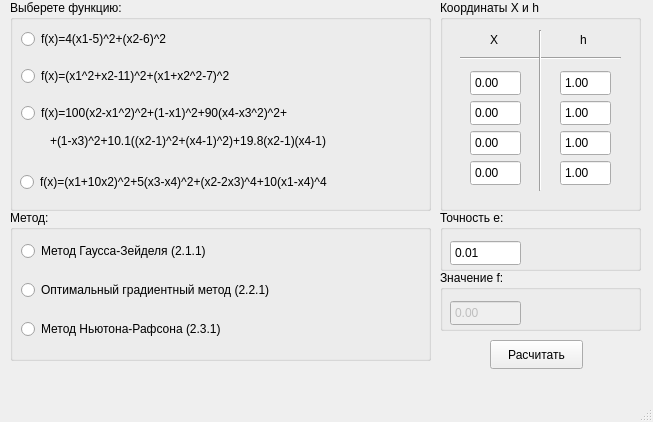
<?xml version="1.0" encoding="UTF-8"?>
<ui version="4.0">
 <class>MainWindow</class>
 <widget class="QMainWindow" name="MainWindow">
  <property name="geometry">
   <rect>
    <x>0</x>
    <y>0</y>
    <width>653</width>
    <height>422</height>
   </rect>
  </property>
  <property name="windowTitle">
   <string>MainWindow</string>
  </property>
  <widget class="QWidget" name="centralwidget">
   <widget class="QGroupBox" name="groupBox">
    <property name="geometry">
     <rect>
      <x>10</x>
      <y>0</y>
      <width>421</width>
      <height>211</height>
     </rect>
    </property>
    <property name="title">
     <string>Выберете функцию:</string>
    </property>
    <widget class="QRadioButton" name="function4">
     <property name="geometry">
      <rect>
       <x>10</x>
       <y>170</y>
       <width>401</width>
       <height>24</height>
      </rect>
     </property>
     <property name="text">
      <string>f(x)=(x1+10x2)^2+5(x3-x4)^2+(x2-2x3)^4+10(x1-x4)^4</string>
     </property>
    </widget>
    <widget class="QLabel" name="label">
     <property name="geometry">
      <rect>
       <x>40</x>
       <y>130</y>
       <width>371</width>
       <height>21</height>
      </rect>
     </property>
     <property name="text">
      <string>+(1-x3)^2+10.1((x2-1)^2+(x4-1)^2)+19.8(x2-1)(x4-1)</string>
     </property>
    </widget>
    <widget class="QRadioButton" name="function1">
     <property name="geometry">
      <rect>
       <x>11</x>
       <y>27</y>
       <width>191</width>
       <height>24</height>
      </rect>
     </property>
     <property name="text">
      <string>f(x)=4(x1-5)^2+(x2-6)^2</string>
     </property>
    </widget>
    <widget class="QRadioButton" name="function3">
     <property name="geometry">
      <rect>
       <x>11</x>
       <y>101</y>
       <width>361</width>
       <height>24</height>
      </rect>
     </property>
     <property name="text">
      <string>f(x)=100(x2-x1^2)^2+(1-x1)^2+90(x4-x3^2)^2+</string>
     </property>
    </widget>
    <widget class="QRadioButton" name="function2">
     <property name="geometry">
      <rect>
       <x>11</x>
       <y>64</y>
       <width>277</width>
       <height>24</height>
      </rect>
     </property>
     <property name="text">
      <string>f(x)=(x1^2+x2-11)^2+(x1+x2^2-7)^2</string>
     </property>
    </widget>
   </widget>
   <widget class="QGroupBox" name="groupBox_2">
    <property name="geometry">
     <rect>
      <x>10</x>
      <y>210</y>
      <width>421</width>
      <height>151</height>
     </rect>
    </property>
    <property name="title">
     <string>Метод:</string>
    </property>
    <widget class="QRadioButton" name="method1">
     <property name="geometry">
      <rect>
       <x>11</x>
       <y>29</y>
       <width>381</width>
       <height>24</height>
      </rect>
     </property>
     <property name="text">
      <string>Метод Гаусса-Зейделя (2.1.1)</string>
     </property>
    </widget>
    <widget class="QRadioButton" name="method2">
     <property name="geometry">
      <rect>
       <x>11</x>
       <y>68</y>
       <width>321</width>
       <height>24</height>
      </rect>
     </property>
     <property name="text">
      <string>Оптимальный градиентный метод (2.2.1)</string>
     </property>
    </widget>
    <widget class="QRadioButton" name="method3">
     <property name="geometry">
      <rect>
       <x>11</x>
       <y>107</y>
       <width>391</width>
       <height>24</height>
      </rect>
     </property>
     <property name="text">
      <string>Метод Ньютона-Рафсона (2.3.1)</string>
     </property>
    </widget>
   </widget>
   <widget class="QGroupBox" name="groupBox_3">
    <property name="geometry">
     <rect>
      <x>440</x>
      <y>0</y>
      <width>201</width>
      <height>211</height>
     </rect>
    </property>
    <property name="title">
     <string>Координаты X и h</string>
    </property>
    <widget class="QDoubleSpinBox" name="x1">
     <property name="geometry">
      <rect>
       <x>30</x>
       <y>70</y>
       <width>51</width>
       <height>26</height>
      </rect>
     </property>
     <property name="buttonSymbols">
      <enum>QAbstractSpinBox::NoButtons</enum>
     </property>
     <property name="minimum">
      <double>-99.000000000000000</double>
     </property>
    </widget>
    <widget class="Line" name="line">
     <property name="geometry">
      <rect>
       <x>20</x>
       <y>50</y>
       <width>161</width>
       <height>16</height>
      </rect>
     </property>
     <property name="orientation">
      <enum>Qt::Horizontal</enum>
     </property>
    </widget>
    <widget class="Line" name="line_2">
     <property name="geometry">
      <rect>
       <x>90</x>
       <y>30</y>
       <width>20</width>
       <height>161</height>
      </rect>
     </property>
     <property name="orientation">
      <enum>Qt::Vertical</enum>
     </property>
    </widget>
    <widget class="QLabel" name="label_2">
     <property name="geometry">
      <rect>
       <x>50</x>
       <y>30</y>
       <width>31</width>
       <height>20</height>
      </rect>
     </property>
     <property name="text">
      <string>X</string>
     </property>
    </widget>
    <widget class="QLabel" name="label_3">
     <property name="geometry">
      <rect>
       <x>140</x>
       <y>30</y>
       <width>31</width>
       <height>20</height>
      </rect>
     </property>
     <property name="text">
      <string>h</string>
     </property>
    </widget>
    <widget class="QDoubleSpinBox" name="h1">
     <property name="geometry">
      <rect>
       <x>120</x>
       <y>70</y>
       <width>51</width>
       <height>26</height>
      </rect>
     </property>
     <property name="buttonSymbols">
      <enum>QAbstractSpinBox::NoButtons</enum>
     </property>
     <property name="minimum">
      <double>-99.000000000000000</double>
     </property>
     <property name="value">
      <double>1.000000000000000</double>
     </property>
    </widget>
    <widget class="QDoubleSpinBox" name="x2">
     <property name="geometry">
      <rect>
       <x>30</x>
       <y>100</y>
       <width>51</width>
       <height>26</height>
      </rect>
     </property>
     <property name="buttonSymbols">
      <enum>QAbstractSpinBox::NoButtons</enum>
     </property>
     <property name="minimum">
      <double>-99.000000000000000</double>
     </property>
    </widget>
    <widget class="QDoubleSpinBox" name="x3">
     <property name="enabled">
      <bool>true</bool>
     </property>
     <property name="geometry">
      <rect>
       <x>30</x>
       <y>130</y>
       <width>51</width>
       <height>26</height>
      </rect>
     </property>
     <property name="buttonSymbols">
      <enum>QAbstractSpinBox::NoButtons</enum>
     </property>
     <property name="minimum">
      <double>-99.000000000000000</double>
     </property>
    </widget>
    <widget class="QDoubleSpinBox" name="x4">
     <property name="enabled">
      <bool>true</bool>
     </property>
     <property name="geometry">
      <rect>
       <x>30</x>
       <y>160</y>
       <width>51</width>
       <height>26</height>
      </rect>
     </property>
     <property name="buttonSymbols">
      <enum>QAbstractSpinBox::NoButtons</enum>
     </property>
     <property name="minimum">
      <double>-99.000000000000000</double>
     </property>
    </widget>
    <widget class="QDoubleSpinBox" name="h3">
     <property name="enabled">
      <bool>true</bool>
     </property>
     <property name="geometry">
      <rect>
       <x>120</x>
       <y>130</y>
       <width>51</width>
       <height>26</height>
      </rect>
     </property>
     <property name="buttonSymbols">
      <enum>QAbstractSpinBox::NoButtons</enum>
     </property>
     <property name="minimum">
      <double>-99.000000000000000</double>
     </property>
     <property name="value">
      <double>1.000000000000000</double>
     </property>
    </widget>
    <widget class="QDoubleSpinBox" name="h4">
     <property name="enabled">
      <bool>true</bool>
     </property>
     <property name="geometry">
      <rect>
       <x>120</x>
       <y>160</y>
       <width>51</width>
       <height>26</height>
      </rect>
     </property>
     <property name="buttonSymbols">
      <enum>QAbstractSpinBox::NoButtons</enum>
     </property>
     <property name="minimum">
      <double>-99.000000000000000</double>
     </property>
     <property name="value">
      <double>1.000000000000000</double>
     </property>
    </widget>
    <widget class="QDoubleSpinBox" name="h2">
     <property name="geometry">
      <rect>
       <x>120</x>
       <y>100</y>
       <width>51</width>
       <height>26</height>
      </rect>
     </property>
     <property name="buttonSymbols">
      <enum>QAbstractSpinBox::NoButtons</enum>
     </property>
     <property name="minimum">
      <double>-99.000000000000000</double>
     </property>
     <property name="value">
      <double>1.000000000000000</double>
     </property>
    </widget>
   </widget>
   <widget class="QGroupBox" name="groupBox_4">
    <property name="geometry">
     <rect>
      <x>440</x>
      <y>210</y>
      <width>201</width>
      <height>61</height>
     </rect>
    </property>
    <property name="title">
     <string>Точность e:</string>
    </property>
    <widget class="QDoubleSpinBox" name="toch_e">
     <property name="enabled">
      <bool>true</bool>
     </property>
     <property name="geometry">
      <rect>
       <x>10</x>
       <y>30</y>
       <width>71</width>
       <height>26</height>
      </rect>
     </property>
     <property name="buttonSymbols">
      <enum>QAbstractSpinBox::NoButtons</enum>
     </property>
     <property name="minimum">
      <double>-99.000000000000000</double>
     </property>
     <property name="value">
      <double>0.010000000000000</double>
     </property>
    </widget>
   </widget>
   <widget class="QPushButton" name="res">
    <property name="geometry">
     <rect>
      <x>490</x>
      <y>340</y>
      <width>93</width>
      <height>29</height>
     </rect>
    </property>
    <property name="text">
     <string>Расчитать</string>
    </property>
   </widget>
   <widget class="QGroupBox" name="groupBox_5">
    <property name="geometry">
     <rect>
      <x>440</x>
      <y>270</y>
      <width>201</width>
      <height>61</height>
     </rect>
    </property>
    <property name="title">
     <string>Значение f:</string>
    </property>
    <widget class="QDoubleSpinBox" name="function">
     <property name="enabled">
      <bool>false</bool>
     </property>
     <property name="geometry">
      <rect>
       <x>10</x>
       <y>30</y>
       <width>71</width>
       <height>26</height>
      </rect>
     </property>
     <property name="buttonSymbols">
      <enum>QAbstractSpinBox::NoButtons</enum>
     </property>
     <property name="minimum">
      <double>-99.000000000000000</double>
     </property>
     <property name="maximum">
      <double>999.990000000000009</double>
     </property>
    </widget>
   </widget>
  </widget>
  <widget class="QMenuBar" name="menubar">
   <property name="geometry">
    <rect>
     <x>0</x>
     <y>0</y>
     <width>653</width>
     <height>25</height>
    </rect>
   </property>
  </widget>
  <widget class="QStatusBar" name="statusbar"/>
 </widget>
 <resources/>
 <connections/>
</ui>
